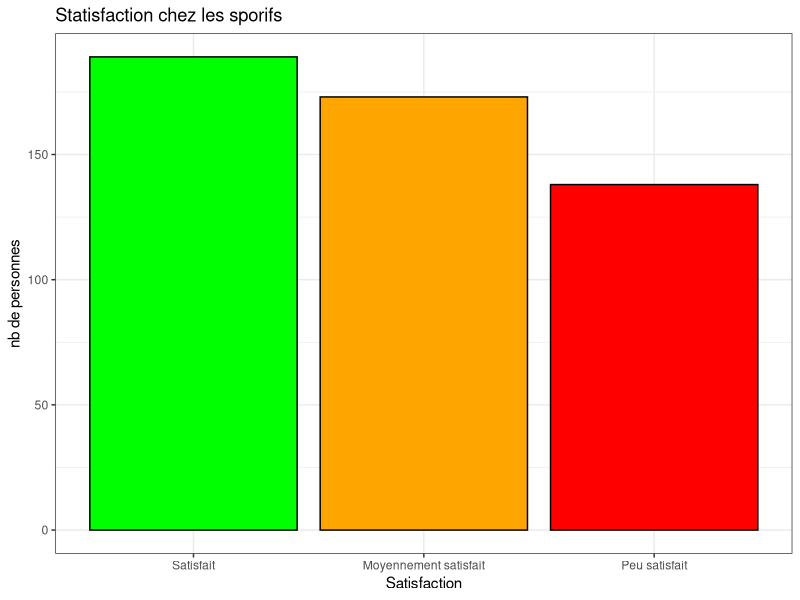
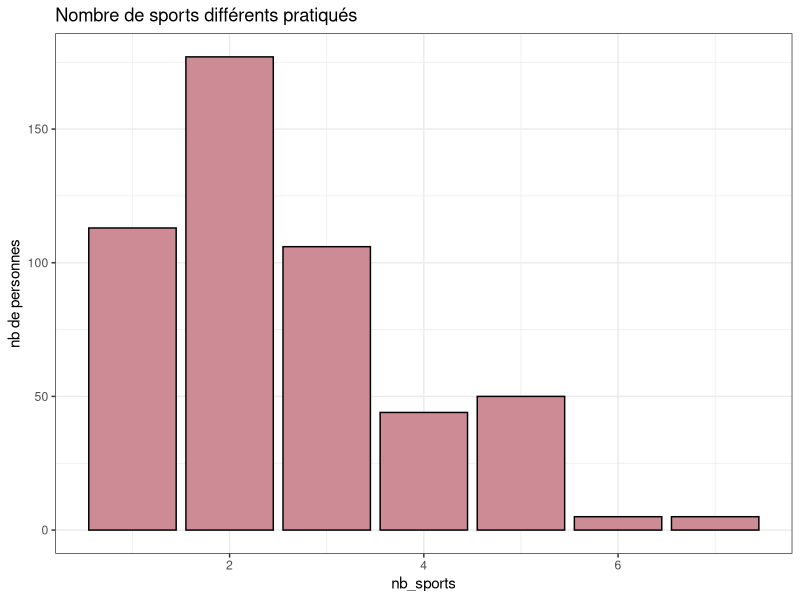
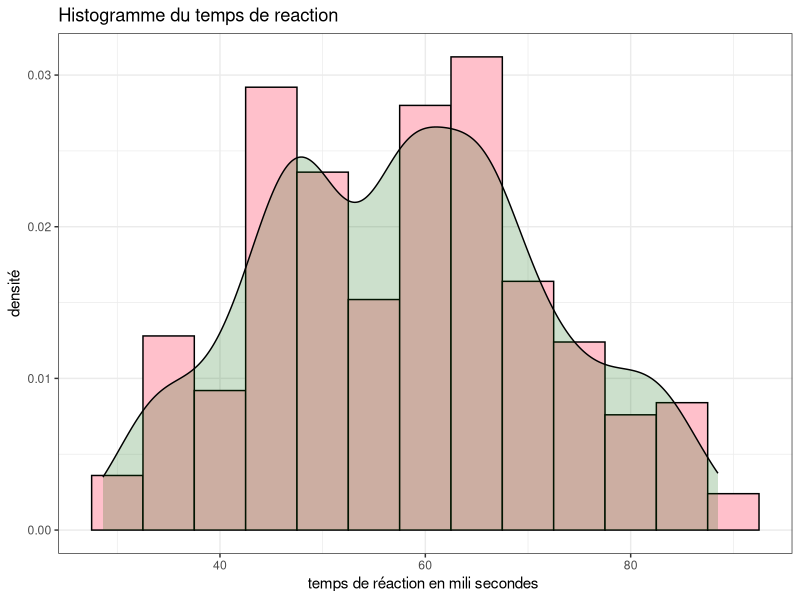
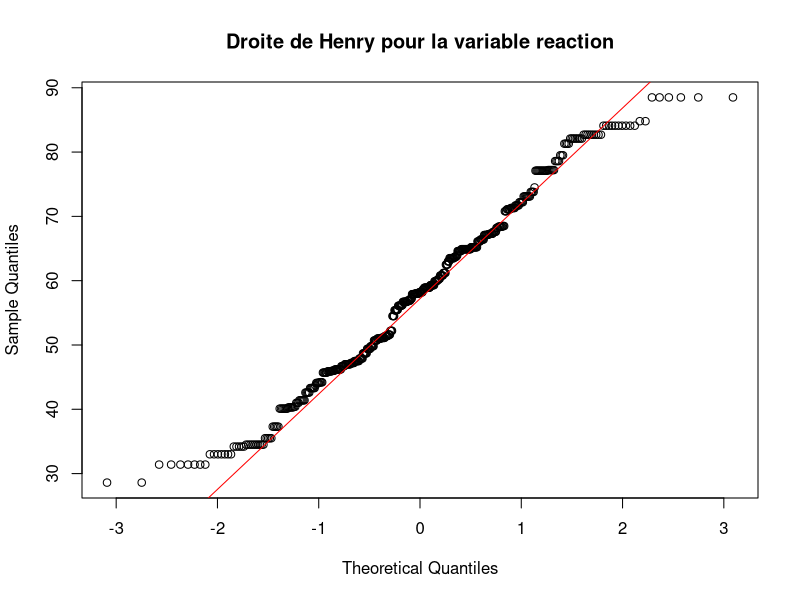
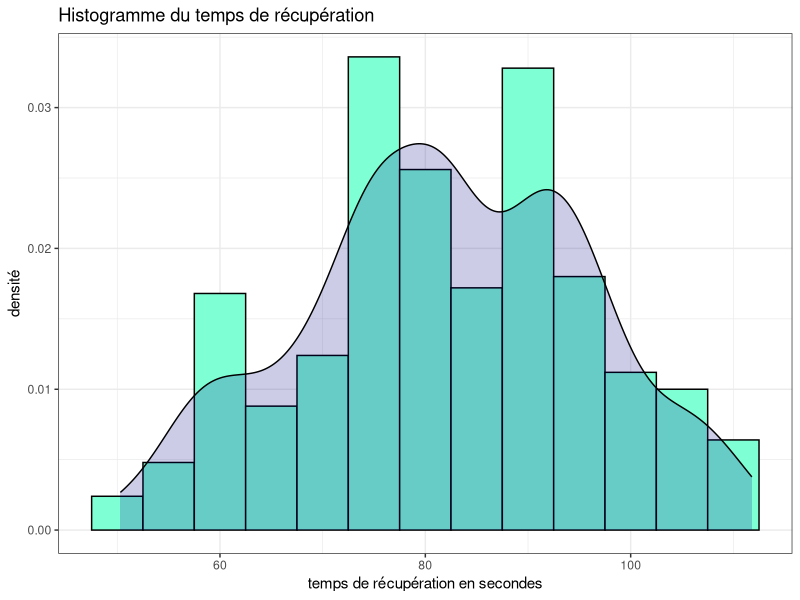
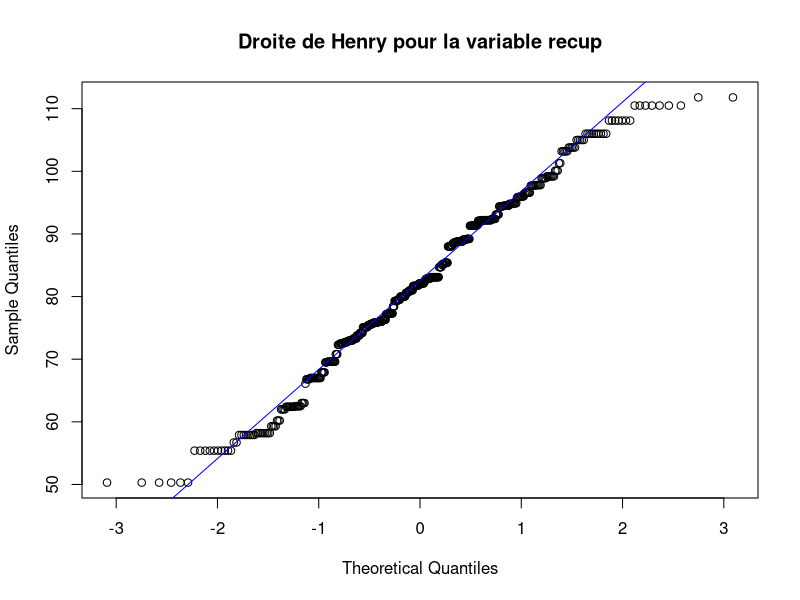
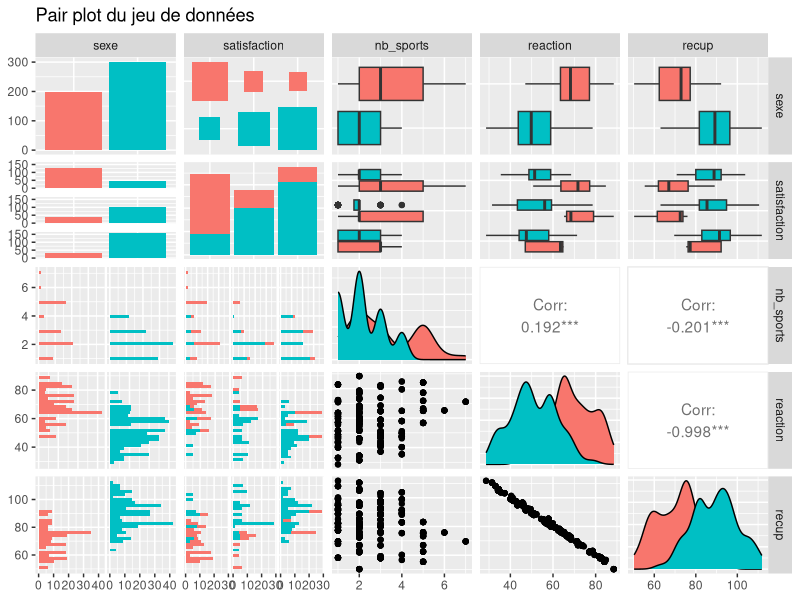
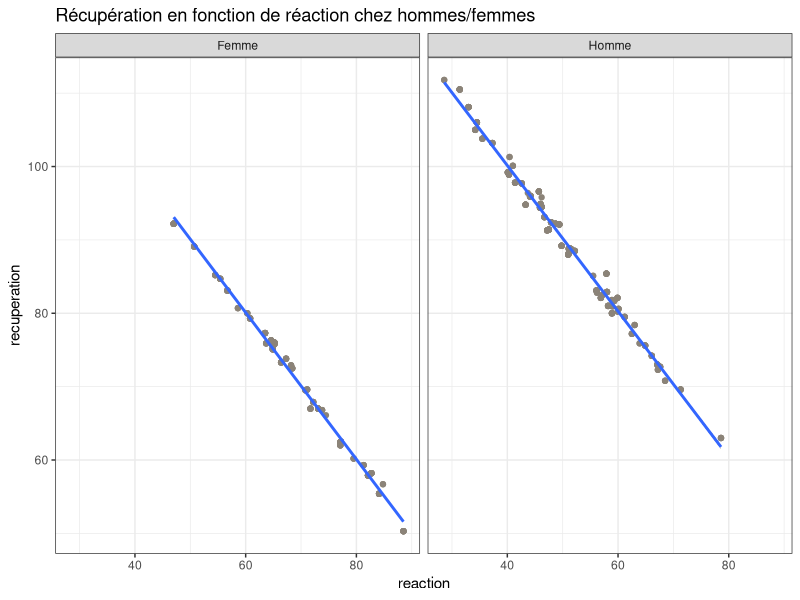

Write the R code that produced these figures, in order.
## ---- chunk 1

library(openxlsx)
library(dplyr)
library(stringr)
library(ggplot2)
library(forcats)
library(GGally)
library(MASS)
library(nortest)
## ---- chunk 2

sportifs<-read.table("Sportifs.txt", header=TRUE )
sportifs_excel<-write.xlsx(sportifs,"Sportifs.xlsx")
## ---- chunk 3

cleanNames <- function(df){
  colnames_df<-colnames(df)
  colnames_clean <- colnames_df %>% 
    str_replace_all(pattern = "[éèê]", replacement = "e") %>%
    str_replace_all(pattern = "î", replacement = "i")%>% 
    str_replace_all(pattern = "à", replacement = "a")%>%
    str_replace_all(pattern = "[ ]+", replacement = "_")%>%
    str_replace_all(pattern = "[:punct:]+", replacement = "_")%>%
    str_to_lower()
  
  colnames(df)<-colnames_clean
  return(df)
}
## ---- chunk 4

sportifs<-cleanNames(sportifs)%>%
  rename(reaction=temps_de_reaction_milisconde_, recup=temps_de_recuperation_sec_)
sportifs

attach(sportifs)
## ---- chunk 5

table(sexe)
## ---- chunk 6

ggplot(sportifs)+
  aes(x=fct_inorder(satisfaction), fill=satisfaction)+
  geom_bar(color="black",fill=c("green","orange","red"))+
  ggtitle("Statisfaction chez les sporifs")+
  xlab("Satisfaction")+
  ylab("nb de personnes")+
  theme_bw()
## ---- chunk 7

ggplot(sportifs)+
  aes(x=nb_sports)+
  geom_bar(fill="lightpink3", color="black")+
  ylab("nb de personnes")+
  ggtitle("Nombre de sports différents pratiqués")+
  theme_bw()
## ---- chunk 8

n<-length(nb_sports)
t<-sum(nb_sports)
lambda0<-mean(nb_sports)
pvaleur<-1-ppois(t,n*lambda0)
pvaleur
## ---- chunk 9

ggplot(sportifs)+
  aes(x=reaction)+
  geom_histogram(aes(y = ..density..), binwidth = 5, fill="pink", col="black")+
  geom_density(alpha=0.2, fill='darkgreen')+
  xlab("temps de réaction en mili secondes ")+
  ylab("densité")+
  ggtitle("Histogramme du temps de reaction")+
  theme_bw()
## ---- chunk 10

qqnorm(reaction, main="Droite de Henry pour la variable reaction")
qqline(reaction, col="red")
## ---- chunk 11

ad.test(reaction)
## ---- chunk 12

"estimateurs"
esti_reaction<-fitdistr(reaction, "normal")
esti_reaction

"Moyenne et écart-type de reaction"
mean(reaction)
sd(reaction)
## ---- chunk 13

ggplot(sportifs)+
  aes(x=recup)+
  geom_histogram(aes(y = ..density..), binwidth = 5, fill="aquamarine", col="black")+
  geom_density(alpha=0.2, fill='darkblue')+
  xlab("temps de récupération en secondes")+
  ylab("densité")+
  ggtitle("Histogramme du temps de récupération")+
  theme_bw()
## ---- chunk 14

qqnorm(recup, main="Droite de Henry pour la variable recup")
qqline(recup, col="blue")
## ---- chunk 15

ad.test(recup)
## ---- chunk 16

"estimateurs"
esti_recup<-fitdistr(recup, "normal")
esti_recup

"Moyenne et écart-type de recup"
mean(recup)
sd(recup)
## ---- chunk 17

ggpairs(sportifs, aes(fill=sexe))+
  ggtitle("Pair plot du jeu de données")
## ---- chunk 18

cor.test(recup,reaction)
## ---- chunk 19

ggplot(sportifs)+ 
  aes(x=reaction, y=recup) +
  facet_wrap(~sexe)+
  geom_point(color="antiquewhite4") +
  geom_smooth(method = "lm")+
  ggtitle("Récupération en fonction de réaction chez hommes/femmes")+
  ylab("recuperation")+
  xlab("reaction")+
  theme_bw()
## ---- chunk 20

ggplot(sportifs)+
  aes(x=as.factor(sexe),y=reaction)+
  geom_boxplot(fill="magenta4")+
  ggtitle("Temps de réaction en f° du sexe")+
  xlab("sexe")+
  ylab("temps de réaction en milli-seconde")+
  theme_bw()

ggplot(sportifs)+
  aes(x=as.factor(sexe),y=recup)+
  geom_boxplot(fill="olivedrab2")+
  ggtitle("Temps de récupération en f° du sexe")+
  xlab("sexe")+
  ylab("temps de recupération en seconde")+
  theme_bw()
## ---- chunk 21

sportifs_H<-sportifs[sportifs$sexe=="Homme",]
sportifs_F<-sportifs[sportifs$sexe=="Femme",]

t.test(sportifs_H$reaction, sportifs_F$reaction, alternative="less")
## ---- chunk 22

t.test(sportifs_H$recup, sportifs_F$recup, alternative="greater")
## ---- chunk 23

ggplot(sportifs)+
  aes(x=sexe, fill=satisfaction)+
  geom_bar(position="dodge")+
  xlab("sexe")+
  ylab("nb de personnes")+
  ggtitle("Satisfaction chez les hommes et les femmes")+
  theme_bw()
## ---- chunk 24

tab_cont<-table(satisfaction, sexe)
chisq.test(tab_cont)
## ---- chunk 25

ggplot(sportifs)+
  aes(x=satisfaction, y=nb_sports, fill=satisfaction )+
  geom_violin()+
  ggtitle("satisfaction selon le nombre de sports")
## ---- chunk 26

sportifs_S<-sportifs[sportifs$satisfaction=="Satisfait",]
sportifs_PS<-sportifs[sportifs$satisfaction=="Peu satisfait",]
sportifs_MS<-sportifs[sportifs$satisfaction=="Moyennement satisfait",]

t.test(sportifs_PS$nb_sports, alternative="two.sided", mu=2)
## ---- chunk 27

t.test(sportifs_MS$nb_sports, sportifs_PS$nb_sports, alternative="greater")
